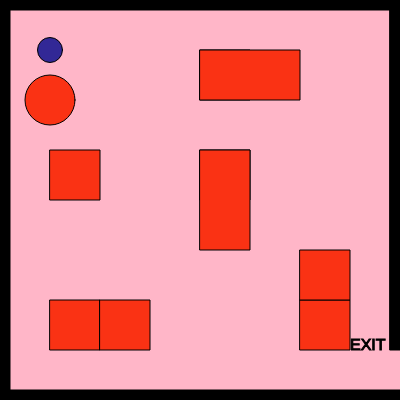
Frame 1 (no input)
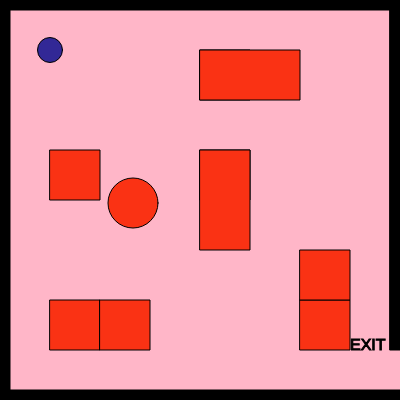
Frame 60 (no input)
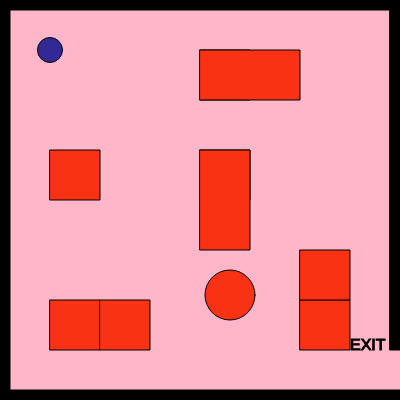
Frame 120 (the mouse pressed at the canvas centre since frame 60)

The p5.js sketch that drew these frames (run headless with seeded random() and noise() and a simulated clock; from frame 60 on, the mouse is pressed at the canvas centre):

// p5.js sketch
// ── sketch.js
function setup() {
  createCanvas(400, 400);
}

function draw() {
  background(220);
}

var characterX = 50;
var characterY = 300;

var w = 87; 
var s = 83;
var a = 65;
var d = 68;


var shapeX = 50;
var shapeY = 100;
var shapeXSpeed;
var shapeYSpeed;


var mouseShapeX;
var mouseShapeY;
function setup()
{
    createCanvas(400, 400);
    
    shapeXSpeed = Math.floor(Math.random() * (Math.floor(Math.random() * 5)) + 1);
    shapeYSpeed = Math.floor(Math.random() * (Math.floor(Math.random() * 5)) + 1);
    createCharacter(50,50);
}

function draw()
{
    background(255,182,200);
    stroke(0);
    fill(0);
    
    
    createBorders(10);

    textSize(16);
    text("EXIT", width-50,height-50)

    drawCharacter();
    characterMovement();


    fill(250,50,20);
   
    circle(shapeX, shapeY, 50);
rect(200, 150, 50, 50);
rect(50, 150, 50, 50);
    rect(200, 150, 50, 100);
  rect(200, 50, 50, 50);
  rect(200, 50, 100, 50);
  rect(50, 300, 50, 50);
  rect(100, 300, 50, 50);
  rect(300, 300, 50, 50);
  rect(300, 250, 50, 50);
     shapeXSpeed = Math.floor(Math.random() * (Math.floor(Math.random() * 5)) + 1);
     shapeYSpeed = Math.floor(Math.random() * (Math.floor(Math.random() * 5)) + 1);

    shapeX += shapeXSpeed;
    shapeY += shapeYSpeed;
    
    if(shapeX > width)
    {
        shapeX = 0;
    }
    if(shapeX < 0)
    {
        shapeX = width;
    }
    if(shapeY > height)
    {
        shapeY = 0;
    }
    if(shapeY < 0)
    {
        shapeY = height;
    }

   
    if(characterX > width && characterY > width-50)
    {
        fill(0);
        stroke(5);
        textSize(26);
        text("You Win!", width/2-50, height/2-50);
    }
 
    

    
    fill(120,200,140);
    circle(mouseShapeX, mouseShapeY, 25);
}

function characterMovement()
{
   
    if(keyIsDown(w))
    {
        characterY -= 5;   
    }
    if(keyIsDown(s))
    {
        characterY += 5;   
    }
    if(keyIsDown(a))
    {
        characterX -= 5;   
        console.log("movement: " + characterX);
    }
    if(keyIsDown(d))
    {
        characterX += 5;   
    }
}
function createCharacter(x,y)
{
    characterX = x;
    characterY = y;
    console.log(characterX);
   
}

function drawCharacter()
{
    fill(50,40,150);
    circle(characterX,characterY,25);
}
function createBorders(thickness)
{
  
    rect(0,0,width,thickness);
    
    rect(0,0,thickness,height);
    
    rect(0, height-thickness,width, thickness);
   
    rect(width-thickness,0,thickness,height-50);
}

function mouseClicked()
{
    mouseShapeX = mouseX;
    mouseShapeY = mouseY;
}
